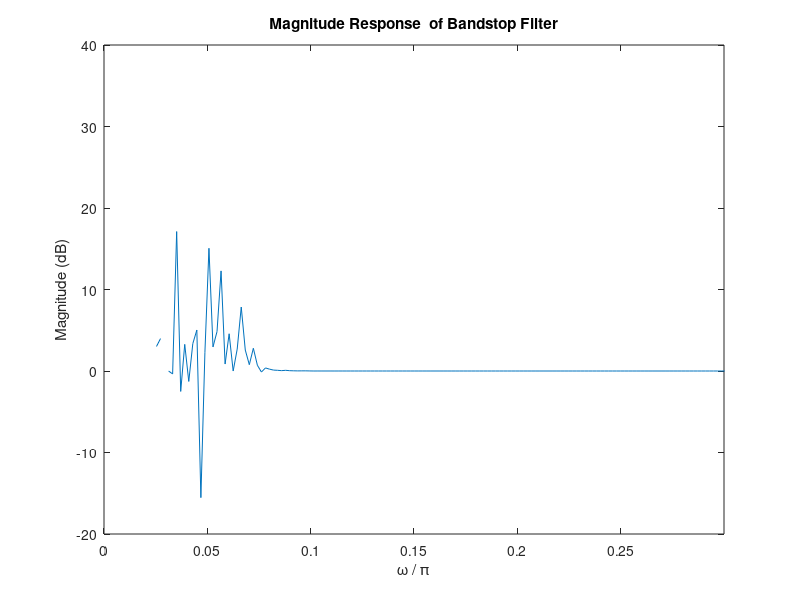

Source code (MATLAB):
%parameters needed for stopband butter function
Omega_stopband_start = 5*pi/24;
Omega_stopband_end = 11*pi/24;
Fs = 1000; % Sampling frequency (not specified in problem)
v = [Omega_stopband_start/(Fs/2), Omega_stopband_end/(Fs/2)];

% Eighth-order digital bandstop filter
[b_bandstop, a_bandstop] = butter(8, v, 'stop');
figure;
zplane(b_bandstop, a_bandstop);
title('Poles and Zeros of Bandstop Filter');
[h,w] = freqz(b_bandstop,a_bandstop);
dB = mag2db(abs(h)); %dB = 20 log10(|h|).
plot(w/pi,dB)
xlabel('\omega / \pi')
xlim([0, .3]);
ylabel('Magnitude (dB)')
title('Magnitude Response  of Bandstop Filter');